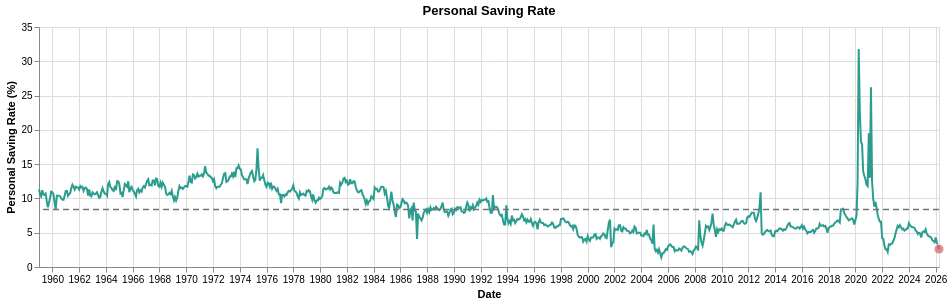

Notebook source saved alongside this figure:
### Markdown cell above
### Personal Saving Rate

The personal saving rate is a cushion indicator. Lower saving can mean households have less cash buffer after spending, so low readings increase the pressure score.

### Code cell
saving_rate_chart = make_indicator_line_chart("PSAVERT", "Personal Saving Rate", "Personal Saving Rate (%)", line_color="#2a9d8f")
display(saving_rate_chart)

### Figure 1 — Vega-Lite specification as saved in the notebook (floating-point values rounded to 4 significant figures; data arrays with more than 128 entries replaced by an {"elided": "..."} marker saying what was removed)
{"config": {"view": {"continuousWidth": 300, "continuousHeight": 300}}, "layer": [{"data": {"name": "data-4a394d44aec5c3eb077ade9919e6ab70"}, "mark": {"type": "line", "color": "#2a9d8f", "strokeWidth": 2}, "encoding": {"tooltip": [{"field": "observation_date", "format": "%Y-%m-%d", "title": "Date", "type": "temporal"}, {"field": "PSAVERT", "format": ".2f", "title": "Value (%)", "type": "quantitative"}], "x": {"field": "observation_date", "title": "Date", "type": "temporal"}, "y": {"field": "PSAVERT", "scale": {"zero": false}, "title": "Personal Saving Rate (%)", "type": "quantitative"}}}, {"data": {"name": "data-888194a996599ad60ac67e4d4b70be15"}, "mark": {"type": "rule", "color": "#6c757d", "strokeDash": [6, 4], "strokeWidth": 1.5}, "encoding": {"tooltip": [{"field": "historical_average", "format": ".2f", "title": "Historical average (%)", "type": "quantitative"}], "y": {"field": "historical_average", "type": "quantitative"}}}, {"data": {"name": "data-94dcc223b91acb288be3fdec47e8adfa"}, "mark": {"type": "circle", "color": "#d95f5f", "size": 95, "stroke": "white", "strokeWidth": 1}, "encoding": {"tooltip": [{"field": "observation_date", "format": "%Y-%m-%d", "title": "Latest date", "type": "temporal"}, {"field": "PSAVERT", "format": ".2f", "title": "Latest value (%)", "type": "quantitative"}], "x": {"field": "observation_date", "type": "temporal"}, "y": {"field": "PSAVERT", "type": "quantitative"}}}], "height": 240, "title": "Personal Saving Rate", "width": 900, "$schema": "https://vega.github.io/schema/vega-lite/v6.4.1.json", "datasets": {"data-4a394d44aec5c3eb077ade9919e6ab70": {"elided": "808 records"}, "data-888194a996599ad60ac67e4d4b70be15": [{"historical_average": 8.376}], "data-94dcc223b91acb288be3fdec47e8adfa": [{"observation_date": "2026-04-01T00:00:00", "PSAVERT": 2.6}]}}
